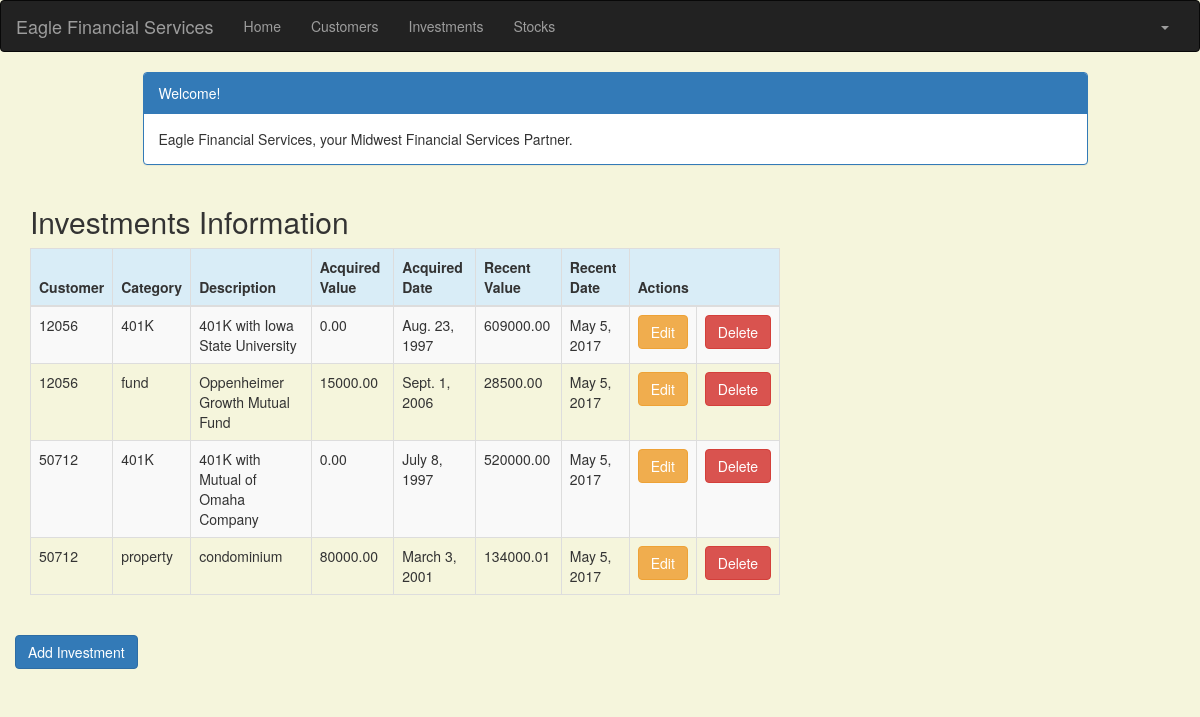
The app's page /investment/ (signed in) with its own data.
### portfolio/models.py (models this page shows, shortened)
class Investment(models.Model):
    customer = models.ForeignKey(Customer, related_name='investments')
    category = models.CharField(max_length=50)
    description = models.CharField(max_length=200)
    acquired_value = models.DecimalField(max_digits=10, decimal_places=2)
    acquired_date = models.DateField(default=timezone.now)
    recent_value = models.DecimalField(max_digits=10, decimal_places=2)
    recent_date = models.DateField(default=timezone.now, blank=True, null=True)

class Customer(models.Model):
    name = models.CharField(max_length=50)
    address = models.CharField(max_length=200)
    cust_number = models.IntegerField(blank=False, null=False)
    city = models.CharField(max_length=50)
    state = models.CharField(max_length=50)
    zipcode = models.CharField(max_length=10)
    email = models.EmailField(max_length=200)
    cell_phone = models.CharField(max_length=50)
    created_date = models.DateTimeField(
        default=timezone.now)
    updated_date = models.DateTimeField(auto_now_add=True)
    def __str__(self):
        return str(self.cust_number)

### portfolio/views.py (the view)
# urls.py: url(r'^investment/$', views.investment_list, name='investment_list'),
@login_required
def investment_list(request):
   investments = Investment.objects.filter(acquired_date__lte=timezone.now())
   return render(request, 'portfolio/investment_list.html', {'investments': investments})

### portfolio/templates/portfolio/investment_list.html (shortened to what this page needs)
{% extends 'portfolio/base.html' %}
{% block content %}
    <!DOCTYPE html>
    <html>
    <head>
        <link rel="stylesheet" href="https://maxcdn.bootstrapcdn.com/bootstrap/3.3.4/css/bootstrap.min.css">
    </head>
    <body>
    <div class="container">
        <div class="row">
            <div class="col-md-10 col-md-offset-1">
                <div class="panel panel-primary">
                    <div class="panel-heading">Welcome!</div>
                    <div class="panel-body">
                        Eagle Financial Services, your Midwest Financial Services Partner.
                    </div>
                </div>
            </div>
        </div>
    </div>
    <div class="row">
        <h2 style="padding-left: 15Px">Investments Information</h2>
    </div>
    <div>
        <table class="table table-striped table-bordered table-hover">
            <thead>
            <tr class="bg-info">
                <th>Customer</th>
                <th>Category</th>
                <th>Description</th>
                <th>Acquired Value</th>
                <th>Acquired Date</th>
                <th>Recent Value</th>
                <th>Recent Date</th>
                <th colspan="3">Actions</th>
            </tr>
            </thead>
            <tbody>
            {% for investment in investments %}
                <tr>
                    <td>{{ investment.customer }}</td>
                    <td>{{ investment.category }}</td>
                    <td>{{ investment.description }}</td>
                    <td>{{ investment.acquired_value }}</td>
                    <td>{{ investment.acquired_date }}</td>
                    <td>{{ investment.recent_value }}</td>
                    <td>{{ investment.recent_date }}</td>
                     <td><a href="{% url 'portfolio:investment_edit' pk=investment.pk %}"
                           class="btn btn-warning">Edit</a></td>
                    <td><a href="{% url 'portfolio:investment_delete' pk=investment.pk %}"
                           onclick="return confirm('Are you sure you want to delete?')"
                           class="btn btn-danger">Delete</a>
                    </td>
                </tr>
            {% endfor %}
            </tbody>
        </table>
     <div class="row">
            <a href="{% url 'portfolio:investment_new' %}" class="row"><span
                    class="btn btn-primary">Add Investment</span></a>
        </div>
    </div>
    </body>
    </html>
{% endblock %}

### portfolio/templates/portfolio/investment_list.html (style rules this page uses)
body { background-color: beige; }

### records on screen
Investment: customer "12056", category "401K", description "401K with Iowa State University", acquired_value "0.00", acquired_date "Aug. 23, 1997", recent_value "609000.00", recent_date "May 5, 2017"
Investment: customer "12056", category "fund", description "Oppenheimer Growth Mutual Fund", acquired_value "15000.00", acquired_date "Sept. 1, 2006", recent_value "28500.00", recent_date "May 5, 2017"
Investment: customer "50712", category "401K", description "401K with Mutual of Omaha Company", acquired_value "0.00", acquired_date "July 8, 1997", recent_value "520000.00", recent_date "May 5, 2017"
Investment: customer "50712", category "property", description "condominium", acquired_value "80000.00", acquired_date "March 3, 2001", recent_value "134000.01", recent_date "May 5, 2017"
